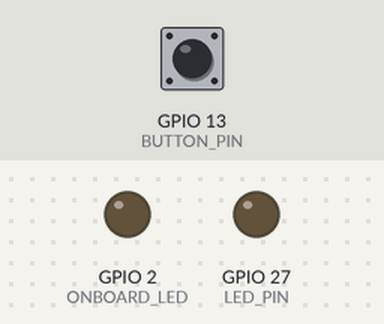
A sketch run on a simulated ESP32. Parts: output pins drawn as LEDs (lit = HIGH). The test bench sets the inputs (shaded band); at power-on: GPIO 13 (BUTTON_PIN) HIGH. No radio packets arrive unless stated; what the sketch prints to the serial monitor is not drawn.

Above: at 2.7 s.
2.8 s: GPIO 13 (BUTTON_PIN) pulled LOW for 0.15 s
At 3.1 s:
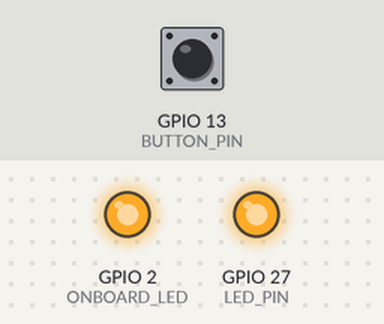
Timing chart, 0 to 11.6 s (numbered marks = the images above; inputs shaded):
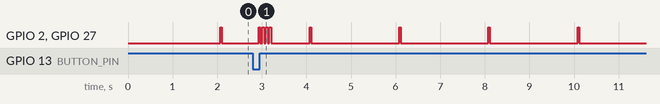

The sketch:

test_lora_transmitter.ino
```cpp
// ============================================================================
// CrowdShield — 100% STANDARD CLEAN LORA TRANSMITTER TEST (ZONE 1)
// ----------------------------------------------------------------------------
// Pure Standard Arduino LoRa:
//   - Uses official LoRa.beginPacket() and LoRa.endPacket()
//   - SX1278 transmits full packet (~288ms airtime at SF9)
//   - 1 MHz SPI eliminates jumper-wire line noise
//   - Low power (+10dBm, ~30mA): Zero brownouts
// ============================================================================

#include <SPI.h>
#include <LoRa.h>

#define LORA_SS    5
#define LORA_RST   14
#define LORA_DIO0  33
#define LORA_BAND  433E6 // 433 MHz

#define BUTTON_PIN 13
#define LED_PIN    27
#define ONBOARD_LED 2

uint32_t pingCount = 0;
unsigned long lastSendTime = 0;

// Debounce state tracking
int buttonState = HIGH;
int lastRawButton = HIGH;
unsigned long lastDebounceTime = 0;

bool sendPacketSafely(const String& payload) {
  LoRa.beginPacket();
  LoRa.print(payload);
  int result = LoRa.endPacket(); // Synchronous: cleanly transmits complete RF packet
  return (result == 1);
}

void setup() {
  Serial.begin(115200);
  delay(1500);

  pinMode(LED_PIN, OUTPUT);
  pinMode(ONBOARD_LED, OUTPUT);
  pinMode(BUTTON_PIN, INPUT_PULLUP);

  digitalWrite(LED_PIN, LOW);
  digitalWrite(ONBOARD_LED, LOW);

  Serial.println("\n=======================================================");
  Serial.println("     ZONE 1 LORA TRANSMITTER TEST (CLEAN MODE)         ");
  Serial.println("=======================================================");
  Serial.println("Initializing SX1278 SPI bus at 1 MHz...");

  LoRa.setPins(LORA_SS, LORA_RST, LORA_DIO0);
  LoRa.setSPIFrequency(1E6); // 1 MHz SPI eliminates jumper-wire noise

  if (!LoRa.begin(LORA_BAND)) {
    Serial.println("❌ [ERROR] SX1278 LoRa CHIP NOT DETECTED!");
    Serial.println("   Check 3.3V, GND, NSS=5, RST=14, SCK=18, MISO=19, MOSI=23.");
    while (true) {
      digitalWrite(ONBOARD_LED, HIGH); delay(150);
      digitalWrite(ONBOARD_LED, LOW); delay(150);
    }
  }

  // Radio Configuration (Exact match with Receiver):
  LoRa.setSpreadingFactor(9);
  LoRa.setSignalBandwidth(125E3);
  LoRa.setCodingRate4(5);
  LoRa.setSyncWord(0x12);
  LoRa.setTxPower(10, PA_OUTPUT_PA_BOOST_PIN); // +10dBm (~30mA)
  LoRa.setOCP(100);

  Serial.println("✅ [SUCCESS] SX1278 LoRa Transceiver is ONLINE & READY!");
  Serial.println("   Frequency : 433.0 MHz | SF: 9 | BW: 125kHz | CR: 4/5 | Power: +10 dBm");
  Serial.println("-------------------------------------------------------");
  Serial.println("Transmitting test beacon every 2 seconds...");
  Serial.println("Press SOS button (GPIO 13 to GND) anytime for emergency test.\n");
}

void loop() {
  unsigned long now = millis();

  // 1. Debounced SOS Button Detection (GPIO 13 to GND)
  int rawBtn = digitalRead(BUTTON_PIN);
  if (rawBtn != lastRawButton) {
    lastDebounceTime = now;
    lastRawButton = rawBtn;
  }
  if ((now - lastDebounceTime) > 50) {
    if (rawBtn != buttonState) {
      buttonState = rawBtn;
      if (buttonState == LOW) { // Button Pressed
        Serial.println("\n🚨 [SOS BUTTON TRIGGERED] Sending Emergency Packet...");

        String sosPayload = "{\"alert\":\"SOS\",\"zone\":1,\"btn\":12,\"ts\":" + String(now) + "}";
        unsigned long t0 = millis();
        bool ok = sendPacketSafely(sosPayload);
        unsigned long airtime = millis() - t0;

        if (ok) {
          Serial.printf(" -> 🚨 SOS Packet Sent! Airtime: %lums\n", airtime);
        }

        // 4 Fast flashes
        for (int i = 0; i < 4; i++) {
          digitalWrite(LED_PIN, HIGH); digitalWrite(ONBOARD_LED, HIGH); delay(40);
          digitalWrite(LED_PIN, LOW); digitalWrite(ONBOARD_LED, LOW); delay(40);
        }
      }
    }
  }

  // 2. Periodic Ping Beacon (Every 2.0 Seconds)
  if (now - lastSendTime >= 2000) {
    lastSendTime = now;
    pingCount++;

    String pingPacket = "{\"node\":\"ZONE-1\",\"count\":" + String(pingCount) + ",\"status\":\"OK\"}";

    unsigned long t0 = millis();
    bool ok = sendPacketSafely(pingPacket);
    unsigned long airtime = millis() - t0;

    if (ok) {
      Serial.printf("✔ [TX #%-4d | Airtime: %3lums | Uptime: %-4lus] Sent: %s\n",
                    pingCount, airtime, now / 1000, pingPacket.c_str());

      // Blink LED on confirmed send
      digitalWrite(LED_PIN, HIGH);
      digitalWrite(ONBOARD_LED, HIGH);
      delay(35);
      digitalWrite(LED_PIN, LOW);
      digitalWrite(ONBOARD_LED, LOW);
    } else {
      Serial.printf("❌ [TX #%-4d Failed to send]\n", pingCount);
    }
  }

  delay(10);
}
```
